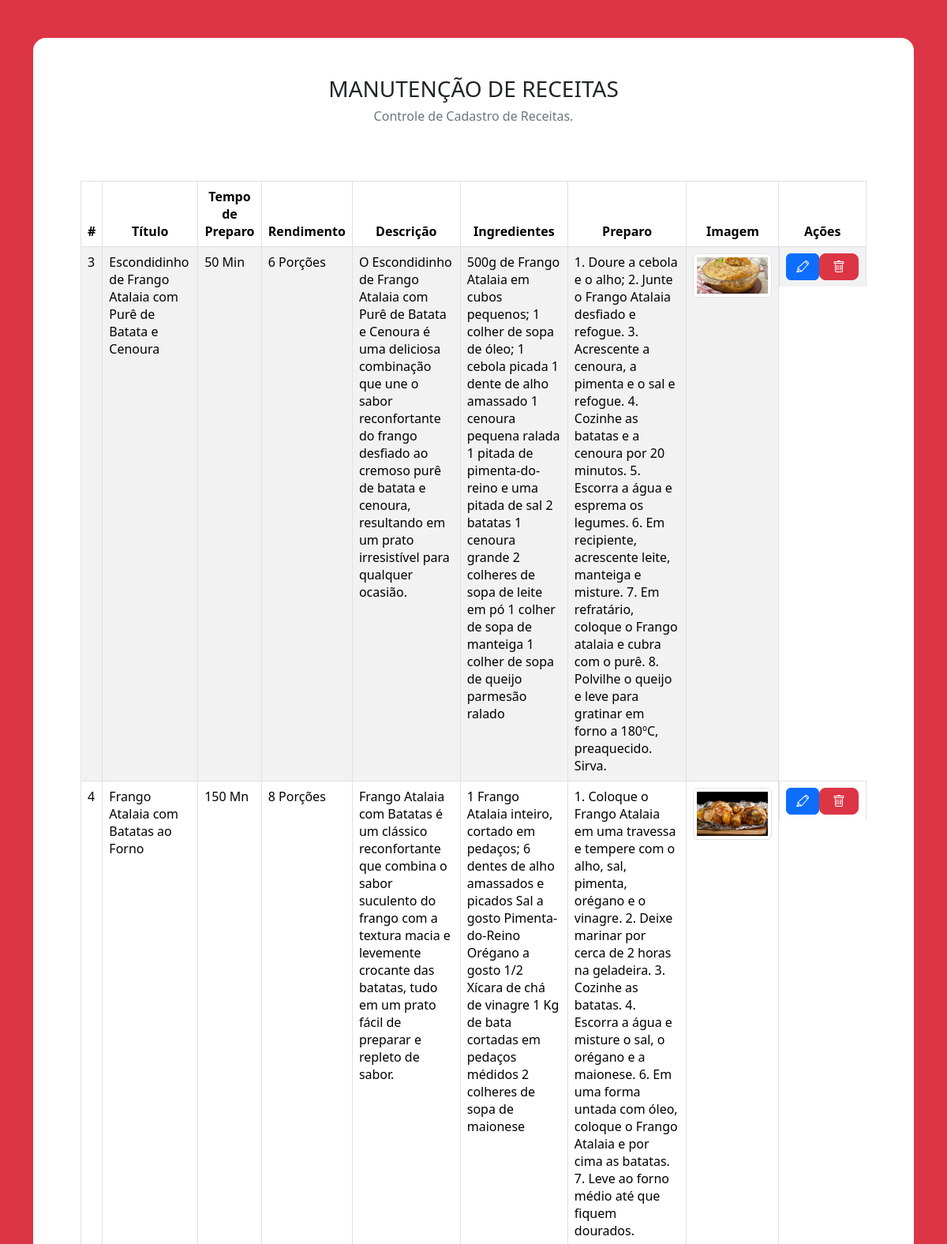
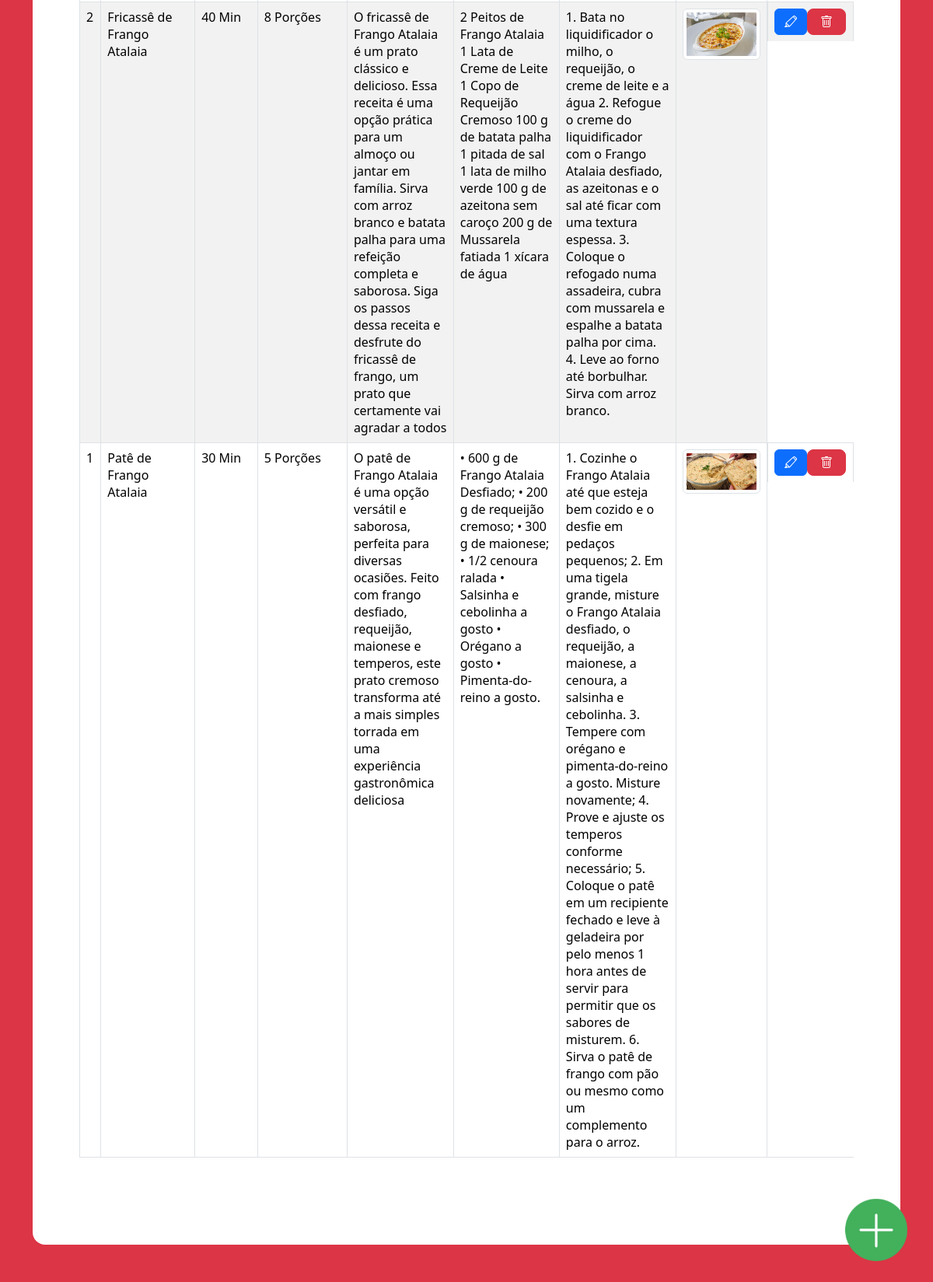
The page /recipe_maintenance/ on the database its author committed (2 pictures, top to bottom).
### atalaia_site/models.py (models this page shows, shortened)
class Recipe(models.Model):
    id = models.AutoField(primary_key=True)
    title = models.CharField(max_length=255, default='', null=False, blank=False)
    time = models.CharField(max_length=6, default='')
    revenue = models.CharField(max_length=10)
    description = models.TextField(max_length=3000, default='', null=False, blank=False)
    ingredients = models.TextField(max_length=3000, null=False, blank=False)
    preparation = models.TextField(max_length=3000, null=False, blank=False)
    image = models.ImageField(upload_to='atalaia_site/', null=True, blank=True)
    created_at = models.DateTimeField(default=timezone.now)
    slug = models.SlugField(default="", null=False, unique=True)

### atalaia_site/views.py (the view, shortened to what this page needs)
# urls.py: path('recipe_maintenance/', RecipeMaintenance.as_view(), name='recipe_maintenance'),
class RecipeMaintenance(ListView):
    model = Recipe
    template_name = 'recipe_maintenance.html'
    context_object_name = 'recipes'
    paginate_by = 9
    def get_queryset(self):
        recipe = super().get_queryset().order_by('title')
        search = self.request.GET.get('search')
        if search:
            recipe = recipe.filter(recipe_icontains=search)
        return recipe
    def get(self, request):
        new_recipe_form = RecipeForm()
        recipes = self.get_queryset()
        return render(
            request,
            'recipe_maintenance.html',
            {'new_recipe_form': new_recipe_form, 'recipes': recipes}
        )

### atalaia_site/templates/recipe_maintenance.html (shortened to what this page needs)
{% load static %}
{% load bootstrap5 %}
<section class="bg-danger py-3 py-md-5 py-xl-8">
    <div class="container">
        <div class="col-12 col-md-12 col-xl-12">
            <div class="card border-0 rounded-4">
                <div class="card-body p-3 p-md-4 p-xl-5">
                    <div class="row">
                        <div class="col-12">
                            <div class="mb-4 text-center">
                                <h2 class="h3">MANUTENÇÃO DE RECEITAS</h2>
                                <h3 class="fs-6 fw-normal text-secondary m-0">Controle de Cadastro de Receitas.</h3>
                            </div>
                        </div>
                    </div>
                    {% block form %}
                      {% include 'components/_recipe_table.html' %}
                    {% endblock %}
            </div>
        </div>
    </div>
    <div class="fab-container fab-add">
        <button type="button" class="btn" id="open-modal-btn">
          <img src="{% static 'img/mais.png' %}" alt="Ícone de WhatsApp" class="add-icon">
        </button>
  </div>
</section>
    {% block table %}
      {% include '_add_recipe_maintenance.html' %}
    {% endblock %}

### atalaia_site/templates/components/_recipe_table.html (shortened to what this page needs)
{% load static %}
{% load bootstrap5 %}
{% bootstrap_css %}
<section class="py-3 py-md-5 py-xl-8">
  <div class="container">
    <div class="row">
      <div class="col">
        <div class="card border-0 rounded-4">
          <div class="card-body p-0">
            <div class="table-responsive">
              <table id="recipes-table" class="table table-striped table-bordered">
                <thead>
                  <tr>
                    <th class="text-center" scope="col">#</th>
                    <th class="text-center" scope="col">Título</th>
                    <th class="text-center" scope="col">Tempo de Preparo</th>
                    <th class="text-center" scope="col">Rendimento</th>
                    <th class="text-center" scope="col">Descrição</th>
                    <th class="text-center" scope="col">Ingredientes</th>
                    <th class="text-center" scope="col">Preparo</th>
                    <th class="text-center" scope="col">Imagem</th>
                    <th class="text-center" scope="col">Ações</th>
                  </tr>
                </thead>
                <tbody>
                  {% for recipe in recipes %}
                    <tr>
                      <td>{{ recipe.id }}</td>
                      <td>{{ recipe.title }}</td>
                      <td>{{ recipe.time }}</td>
                      <td>{{ recipe.revenue }}</td>
                      <td>{{ recipe.description }}</td>
                      <td>{{ recipe.ingredients }}</td>
                      <td>{{ recipe.preparation }}</td>
                      <td>
                        {% if recipe.image %}
                          <img src="{{ recipe.image.url }}" alt="{{ recipe.title }}" class="img-thumbnail" style="max-width: 100px;">
                        {% else %}
                          Sem imagem
                        {% endif %}
                      </td>
                      <td class="text-center actions" style="display: flex; align-itens: center">
                        <div class="btn-group" role="group" aria-label="Ações">
                            <button type="button" class="btn btn-primary open-modalupd-btn" data-product-id="{{ recipe.id }}">
                            </button>
                        </div>
                        <a href="{% url 'delete_recipe' recipe.pk %}" class="btn btn-danger btn-lg delete-btn" title="Excluir">
                        </a>
                    </td>
                    </tr>
                  {% endfor %}
                </tbody>
              </table>
            </div>
          </div>
        </div>
      </div>
    </div>
  </div>
</section>
  {% block table_upd %}
      {% include '_update_recipe_maintenance.html' %}
  {% endblock %}

### atalaia_site/templates/recipe_maintenance.html (style rules this page uses)
.fab-add { position: fixed; bottom: 20px; right: 20px; }
.add-icon { width: 80px; height: 80px; }

### rows shown on the page
Recipe: id "3", title "Escondidinho de Frango Atalaia com Purê de Batata e Cenoura", time "50 Min", revenue "6 Porções", description "O Escondidinho de Frango Atalaia com Purê de Batata e Cenoura é uma deliciosa combinação que une o sabor reconfortante do frango desfiado ao cremoso purê de batata e cenoura, resultando em um prato irresistível para qualquer ocasião.", ingredients "500g de Frango Atalaia em cubos pequenos; 1 colher de sopa de óleo; 1 cebola picada 1 dente de alho amassado 1 cenoura pequena ralada 1 pitada de pimenta-do-reino e uma pitada de sal 2 batatas 1 cenoura grande 2 colheres de sopa de leite em pó 1 colher de sopa de manteiga 1 colher de sopa de queijo parmesão ralado", preparation "1. Doure a cebola e o alho; 2. Junte o Frango Atalaia desfiado e refogue. 3. Acrescente a cenoura, a pimenta e o sal e refogue. 4. Cozinhe as batatas e a cenoura por 20 minutos. 5. Escorra a água e esprema os legumes. 6. Em recipiente, acrescente leite, manteiga e misture. 7. Em refratário, coloque o Frango atalaia e cubra com o purê. 8. Polvilhe o queijo e leve para gratinar em forno a 180ºC, preaquecido. Sirva.", image (picture)
Recipe: id "4", title "Frango Atalaia com Batatas ao Forno", time "150 Mn", revenue "8 Porções", description "Frango Atalaia com Batatas é um clássico reconfortante que combina o sabor suculento do frango com a textura macia e levemente crocante das batatas, tudo em um prato fácil de preparar e repleto de sabor.", ingredients "1 Frango Atalaia inteiro, cortado em pedaços; 6 dentes de alho amassados e picados Sal a gosto Pimenta-do-Reino Orégano a gosto 1/2 Xícara de chá de vinagre 1 Kg de bata cortadas em pedaços médidos 2 colheres de sopa de maionese", preparation "1. Coloque o Frango Atalaia em uma travessa e tempere com o alho, sal, pimenta, orégano e o vinagre. 2. Deixe marinar por cerca de 2 horas na geladeira. 3. Cozinhe as batatas. 4. Escorra a água e misture o sal, o orégano e a maionese. 6. Em uma forma untada com óleo, coloque o Frango Atalaia e por cima as batatas. 7. Leve ao forno médio até que fiquem dourados.", image (picture)
Recipe: id "2", title "Fricassê de Frango Atalaia", time "40 Min", revenue "8 Porções", description "O fricassê de Frango Atalaia é um prato clássico e delicioso. Essa receita é uma opção prática para um almoço ou jantar em família. Sirva com arroz branco e batata palha para uma refeição completa e saborosa. Siga os passos dessa receita e desfrute do fricassê de frango, um prato que certamente vai agradar a todos", ingredients "2 Peitos de Frango Atalaia 1 Lata de Creme de Leite 1 Copo de Requeijão Cremoso 100 g de batata palha 1 pitada de sal 1 lata de milho verde 100 g de azeitona sem caroço 200 g de Mussarela fatiada 1 xícara de água", preparation "1. Bata no liquidificador o milho, o requeijão, o creme de leite e a água 2. Refogue o creme do liquidificador com o Frango Atalaia desfiado, as azeitonas e o sal até ficar com uma textura espessa. 3. Coloque o refogado numa assadeira, cubra com mussarela e espalhe a batata palha por cima. 4. Leve ao forno até borbulhar. Sirva com arroz branco.", image (picture)
Recipe: id "1", title "Patê de Frango Atalaia", time "30 Min", revenue "5 Porções", description "O patê de Frango Atalaia é uma opção versátil e saborosa, perfeita para diversas ocasiões. Feito com frango desfiado, requeijão, maionese e temperos, este prato cremoso transforma até a mais simples torrada em uma experiência gastronômica deliciosa", ingredients "• 600 g de Frango Atalaia Desfiado; • 200 g de requeijão cremoso; • 300 g de maionese; • 1/2 cenoura ralada • Salsinha e cebolinha a gosto • Orégano a gosto • Pimenta-do-reino a gosto.", preparation "1. Cozinhe o Frango Atalaia até que esteja bem cozido e o desfie em pedaços pequenos; 2. Em uma tigela grande, misture o Frango Atalaia desfiado, o requeijão, a maionese, a cenoura, a salsinha e cebolinha. 3. Tempere com orégano e pimenta-do-reino a gosto. Misture novamente; 4. Prove e ajuste os temperos conforme necessário; 5. Coloque o patê em um recipiente fechado e leve à geladeira por pelo menos 1 hora antes de servir para permitir que os sabores de misturem. 6. Sirva o patê de frango com pão ou mesmo como um complemento para o arroz.", image (picture)
